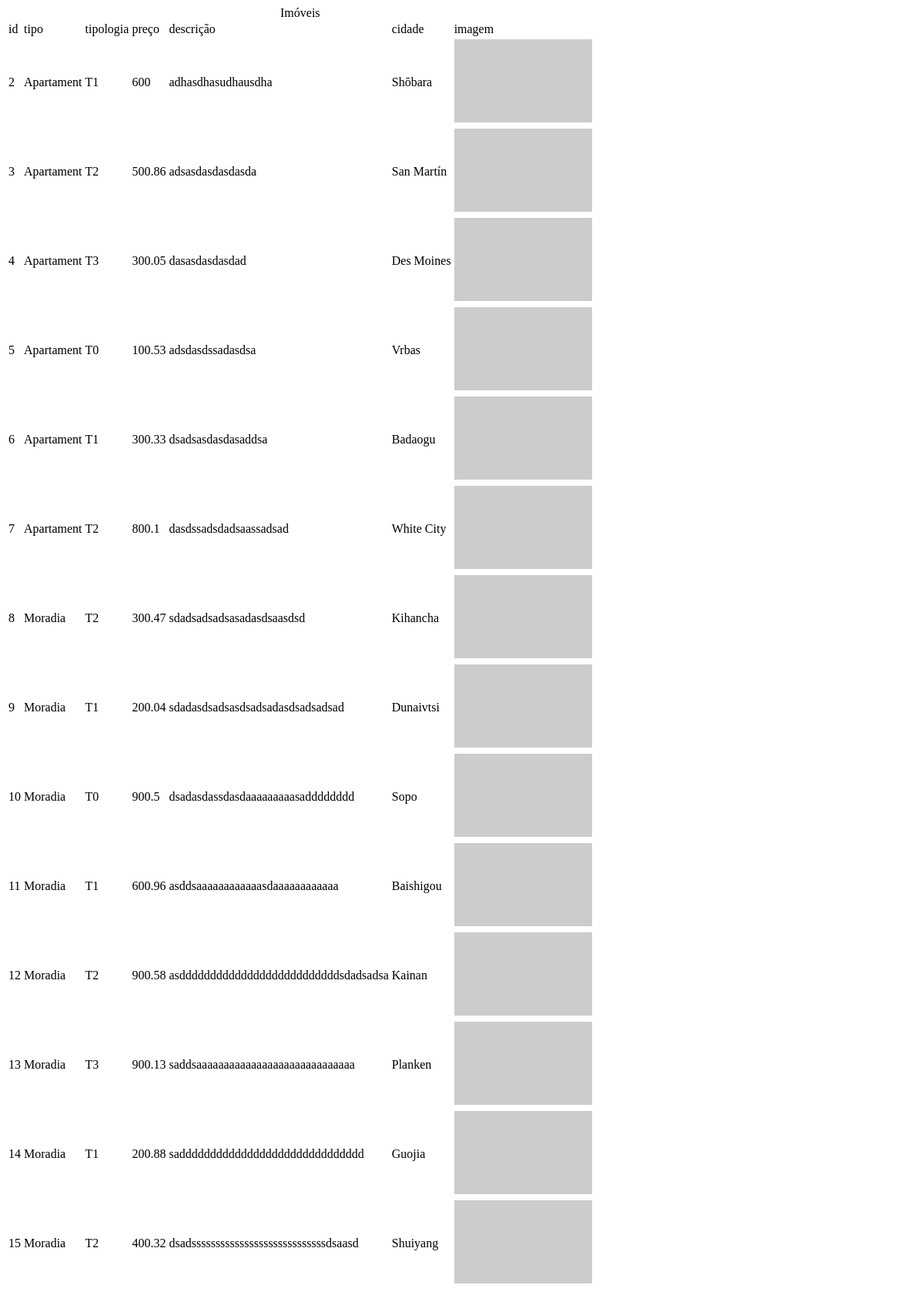
The app's page /imoveis.php, older data.
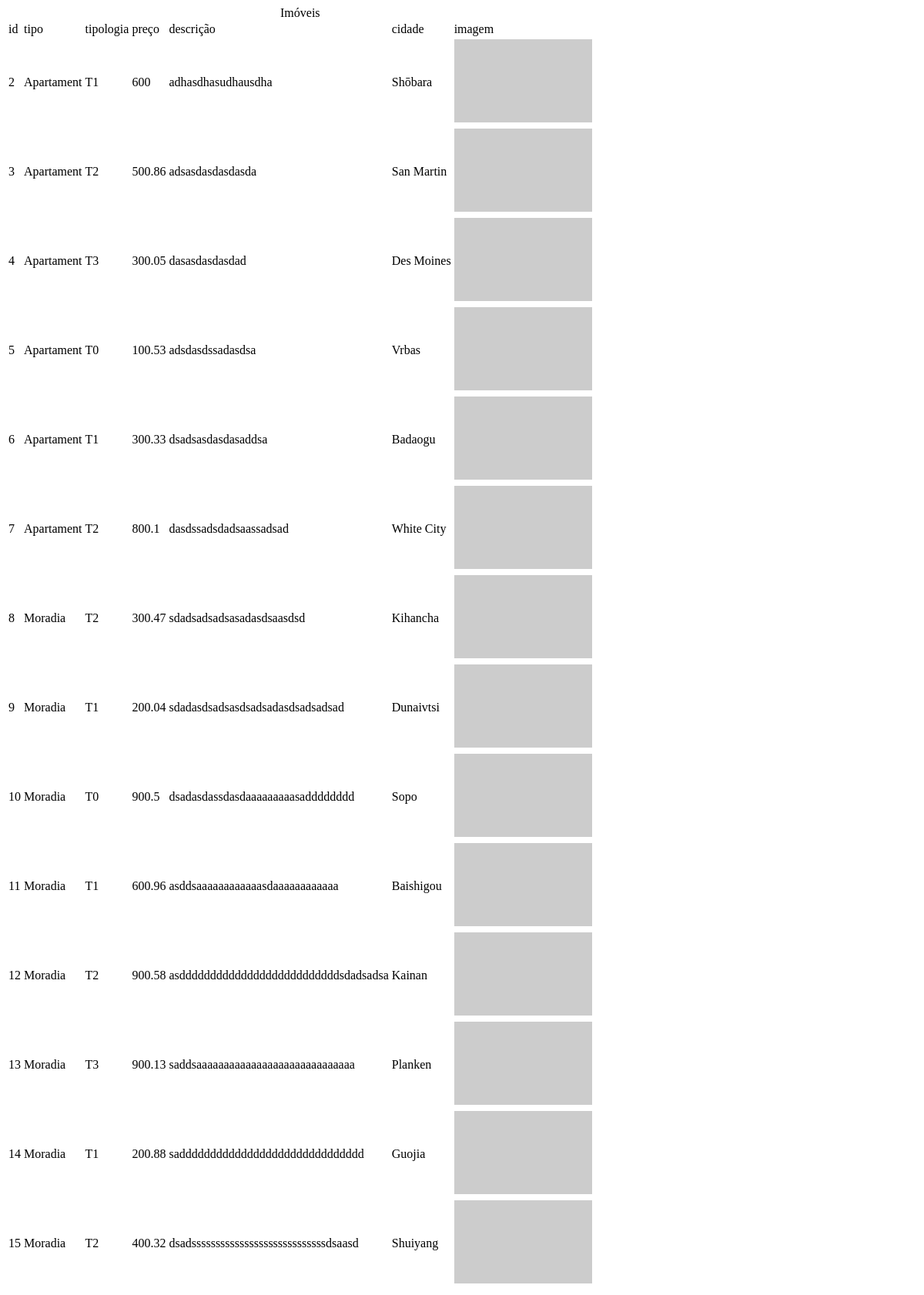
The same page, newer data.
### tables this page shows
CREATE TABLE imovel(
idc int PRIMARY Key NOT NULL AUTO_INCREMENT,
tipo varchar(10) NOT NULL,
tipologia varchar(10) NOT NULL,
preco real NOT NULL,
descricao char(200) NOT NULL,
cidade_im varchar(80) NOT NULL,
image longblob NOT NULL);

### imoveis.php (the view, shortened to what this page needs)
<!DOCTYPE html>
<html>
<head>
	<link rel="stylesheet" href="main5.css">
	<?php
	include_once("connect.php");
	$consult =  "SELECT * FROM imovel";
	$consulta2 = mysqli_query($conn, $consult);
	?>
</head>
<body>
	<table>
		<caption>Imóveis</caption>
		<tbody>
			<tr>
				<td>id</td>
				<td>tipo</td>
				<td>tipologia</td>
				<td>preço</td>
				<td>descrição</td>
				<td>cidade</td>
				<td>imagem</td>
			</tr>
		</tbody>
		<tbody>
			<?php while($row = mysqli_fetch_assoc($consulta2)) { ?>
			<tr>
				<td><?php echo $row['idc']; ?></td>
				<td><?php echo $row['tipo']; ?></td>
				<td><?php echo $row['tipologia']; ?></td>
				<td><?php echo $row['preco']; ?></td>
				<td><?php echo $row['descricao']; ?></td>
				<td><?php echo $row['cidade_im']; ?></td>
				<td><img src="<?php echo $row['image']; ?>"></td>
			</tr>
		<?php  } ?>
		</tbody>
	</table>
</body>
</html>

Row changes from the older to the newer data that the page shows:
changed imovel "adsasdasdasdasda": cidade_im "San Martín" → "San Martin"
